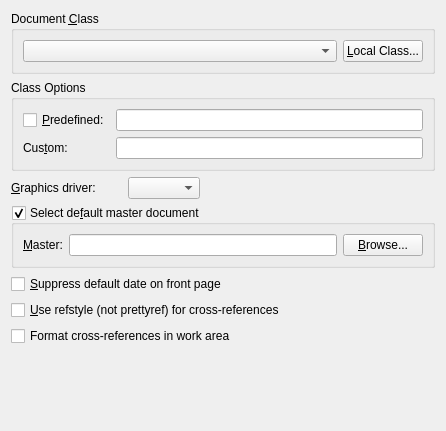
<?xml version="1.0" encoding="UTF-8"?>
<ui version="4.0">
 <class>LaTeXUi</class>
 <widget class="QWidget" name="LaTeXUi">
  <property name="geometry">
   <rect>
    <x>0</x>
    <y>0</y>
    <width>446</width>
    <height>431</height>
   </rect>
  </property>
  <property name="windowTitle">
   <string/>
  </property>
  <layout class="QGridLayout" name="gridLayout_2">
   <item row="2" column="0">
    <widget class="QLabel" name="psdriverL">
     <property name="text">
      <string>&amp;Graphics driver:</string>
     </property>
     <property name="buddy">
      <cstring>psdriverCO</cstring>
     </property>
    </widget>
   </item>
   <item row="2" column="2">
    <widget class="QComboBox" name="psdriverCO">
     <property name="duplicatesEnabled">
      <bool>false</bool>
     </property>
    </widget>
   </item>
   <item row="5" column="0" colspan="4">
    <widget class="QCheckBox" name="refstyleCB">
     <property name="text">
      <string>&amp;Use refstyle (not prettyref) for cross-references</string>
     </property>
    </widget>
   </item>
   <item row="7" column="1">
    <spacer name="verticalSpacer">
     <property name="orientation">
      <enum>Qt::Vertical</enum>
     </property>
     <property name="sizeHint" stdset="0">
      <size>
       <width>20</width>
       <height>2</height>
      </size>
     </property>
    </spacer>
   </item>
   <item row="4" column="0" colspan="4">
    <widget class="QCheckBox" name="suppressDateCB">
     <property name="enabled">
      <bool>true</bool>
     </property>
     <property name="sizePolicy">
      <sizepolicy hsizetype="Preferred" vsizetype="Fixed">
       <horstretch>0</horstretch>
       <verstretch>0</verstretch>
      </sizepolicy>
     </property>
     <property name="text">
      <string>&amp;Suppress default date on front page</string>
     </property>
    </widget>
   </item>
   <item row="2" column="3">
    <spacer name="horizontalSpacer_1">
     <property name="orientation">
      <enum>Qt::Horizontal</enum>
     </property>
     <property name="sizeHint" stdset="0">
      <size>
       <width>261</width>
       <height>22</height>
      </size>
     </property>
    </spacer>
   </item>
   <item row="0" column="0" colspan="4">
    <widget class="QGroupBox" name="groupBox">
     <property name="title">
      <string>Document &amp;Class</string>
     </property>
     <property name="flat">
      <bool>true</bool>
     </property>
     <layout class="QGridLayout">
      <item row="0" column="0">
       <widget class="lyx::frontend::CategorizedCombo" name="classCO">
        <property name="maxVisibleItems">
         <number>20</number>
        </property>
       </widget>
      </item>
      <item row="0" column="1">
       <widget class="QPushButton" name="layoutPB">
        <property name="sizePolicy">
         <sizepolicy hsizetype="Fixed" vsizetype="Fixed">
          <horstretch>0</horstretch>
          <verstretch>0</verstretch>
         </sizepolicy>
        </property>
        <property name="toolTip">
         <string>Click to select a local document class definition file</string>
        </property>
        <property name="text">
         <string>&amp;Local Class...</string>
        </property>
       </widget>
      </item>
     </layout>
    </widget>
   </item>
   <item row="3" column="0" colspan="4">
    <widget class="QGroupBox" name="childDocGB">
     <property name="toolTip">
      <string>Select if the current document is included to a master file</string>
     </property>
     <property name="statusTip">
      <string/>
     </property>
     <property name="title">
      <string>Select de&amp;fault master document</string>
     </property>
     <property name="flat">
      <bool>true</bool>
     </property>
     <property name="checkable">
      <bool>true</bool>
     </property>
     <layout class="QGridLayout">
      <item row="0" column="0">
       <widget class="QLabel" name="childDocLA">
        <property name="text">
         <string>&amp;Master:</string>
        </property>
        <property name="buddy">
         <cstring>childDocLE</cstring>
        </property>
       </widget>
      </item>
      <item row="0" column="2">
       <widget class="QPushButton" name="childDocPB">
        <property name="text">
         <string>&amp;Browse...</string>
        </property>
       </widget>
      </item>
      <item row="0" column="1">
       <widget class="QLineEdit" name="childDocLE">
        <property name="toolTip">
         <string>Enter the name of the default master document</string>
        </property>
       </widget>
      </item>
     </layout>
    </widget>
   </item>
   <item row="1" column="0" colspan="4">
    <widget class="QGroupBox" name="optionsGB">
     <property name="title">
      <string>Class Options</string>
     </property>
     <property name="flat">
      <bool>true</bool>
     </property>
     <layout class="QGridLayout" name="gridLayout_1">
      <item row="0" column="0">
       <widget class="QCheckBox" name="defaultOptionsCB">
        <property name="toolTip">
         <string>Enable to use the options that are predefined in the layout file</string>
        </property>
        <property name="text">
         <string>&amp;Predefined:</string>
        </property>
       </widget>
      </item>
      <item row="0" column="1">
       <widget class="QLineEdit" name="defaultOptionsLE">
        <property name="toolTip">
         <string>The options that are predefined in the layout file. Click to the left to select/deselect.</string>
        </property>
        <property name="readOnly">
         <bool>true</bool>
        </property>
       </widget>
      </item>
      <item row="1" column="0">
       <widget class="QLabel" name="optionsL">
        <property name="text">
         <string>Cus&amp;tom:</string>
        </property>
        <property name="buddy">
         <cstring>optionsLE</cstring>
        </property>
       </widget>
      </item>
      <item row="1" column="1">
       <widget class="QLineEdit" name="optionsLE"/>
      </item>
     </layout>
    </widget>
   </item>
   <item row="6" column="0" colspan="4">
    <widget class="QCheckBox" name="refFormattedCB">
     <property name="toolTip">
      <string>Attempt to display formatted cross-references as they would appear in the output, e.g., as &quot;Theorem 1&quot; rather than just as the label.</string>
     </property>
     <property name="text">
      <string>Format cross-references in work area</string>
     </property>
    </widget>
   </item>
  </layout>
 </widget>
 <customwidgets>
  <customwidget>
   <class>lyx::frontend::CategorizedCombo</class>
   <extends>QComboBox</extends>
   <header>CategorizedCombo.h</header>
  </customwidget>
 </customwidgets>
 <tabstops>
  <tabstop>classCO</tabstop>
  <tabstop>layoutPB</tabstop>
  <tabstop>defaultOptionsCB</tabstop>
  <tabstop>defaultOptionsLE</tabstop>
  <tabstop>optionsLE</tabstop>
  <tabstop>psdriverCO</tabstop>
  <tabstop>childDocGB</tabstop>
  <tabstop>childDocLE</tabstop>
  <tabstop>childDocPB</tabstop>
  <tabstop>suppressDateCB</tabstop>
  <tabstop>refstyleCB</tabstop>
 </tabstops>
 <includes>
  <include location="local">qt_i18n.h</include>
 </includes>
 <resources/>
 <connections>
  <connection>
   <sender>defaultOptionsCB</sender>
   <signal>toggled(bool)</signal>
   <receiver>defaultOptionsLE</receiver>
   <slot>setEnabled(bool)</slot>
   <hints>
    <hint type="sourcelabel">
     <x>63</x>
     <y>79</y>
    </hint>
    <hint type="destinationlabel">
     <x>237</x>
     <y>82</y>
    </hint>
   </hints>
  </connection>
  <connection>
   <sender>groupBox</sender>
   <signal>clicked()</signal>
   <receiver>classCO</receiver>
   <slot>setFocus()</slot>
   <hints>
    <hint type="sourcelabel">
     <x>160</x>
     <y>33</y>
    </hint>
    <hint type="destinationlabel">
     <x>160</x>
     <y>47</y>
    </hint>
   </hints>
  </connection>
 </connections>
</ui>
